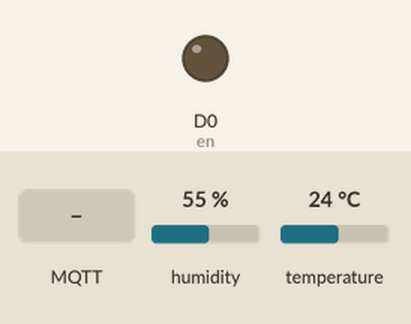
Simulated run of this sketch. Board: ESP8266 (NodeMCU). Parts: output pins drawn as LEDs (lit = HIGH). The inputs (shaded band) are chosen by the test bench; at power-on: humidity 55 %, temperature 24 °C. WiFi joins after 1.5 s; servers stay silent unless stated; random numbers use the default seed unless the sketch sets one; no MQTT or app messages arrive unless stated; what the sketch prints to the serial monitor is not drawn.

Above: at 2.7 s.
2.8 s: MQTT message "on" arrives on the first subscribed topic
At 4.0 s:
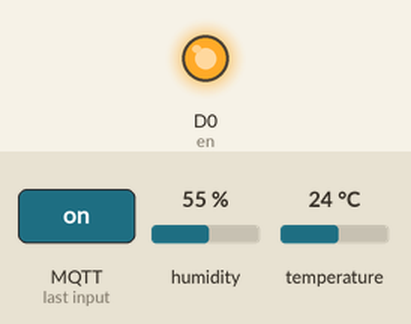
4.8 s: MQTT message "off" arrives on the first subscribed topic
At 6.3 s:
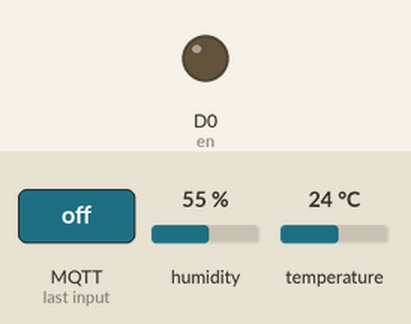
Timing chart, 0 to 7.8 s (numbered marks = the images above; inputs shaded):
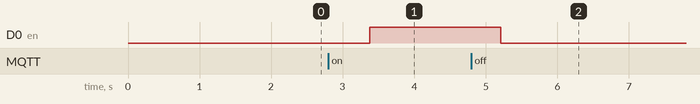

The sketch:

MQTT-PUBLISH.ino
```cpp
#include <ESP8266WiFi.h>
#include <WiFiClientSecure.h>
#include <PubSubClient.h>
#include "ThingSpeak.h"
#include<DHT.h>
const char* ssid = "Lord of the ping";
const char* password = "Lonesomecowboys";
const char* mqtt_server = "b3fe1e12e91a4f85a9f2e2c013188600.s1.eu.hivemq.cloud";
const char* mqtt_username = "hammad2480";
const char* mqtt_password = "pcgtx260A";
const int mqtt_port =8883;
void wifiSetup();
void reconnect();
WiFiClientSecure esp1;
WiFiClient  client1;
PubSubClient client(esp1);
unsigned long myChannelNumber = 1;
const char * myWriteAPIKey = "XWYHX423Y02SBEAO";
int dhtPin=D2;
#define Type DHT11;
DHT HT(dhtPin,DHT11);
float t;
float h;
String temp;
String hum;
int en=D0;
int in1=D1;
int in2=D3;


static const char *root_ca PROGMEM = R"EOF(
-----BEGIN CERTIFICATE-----
MIIFazCCA1OgAwIBAgIRAIIQz7DSQONZRGPgu2OCiwAwDQYJKoZIhvcNAQELBQAw
TzELMAkGA1UEBhMCVVMxKTAnBgNVBAoTIEludGVybmV0IFNlY3VyaXR5IFJlc2Vh
cmNoIEdyb3VwMRUwEwYDVQQDEwxJU1JHIFJvb3QgWDEwHhcNMTUwNjA0MTEwNDM4
WhcNMzUwNjA0MTEwNDM4WjBPMQswCQYDVQQGEwJVUzEpMCcGA1UEChMgSW50ZXJu
ZXQgU2VjdXJpdHkgUmVzZWFyY2ggR3JvdXAxFTATBgNVBAMTDElTUkcgUm9vdCBY
MTCCAiIwDQYJKoZIhvcNAQEBBQADggIPADCCAgoCggIBAK3oJHP0FDfzm54rVygc
h77ct984kIxuPOZXoHj3dcKi/vVqbvYATyjb3miGbESTtrFj/RQSa78f0uoxmyF+
0TM8ukj13Xnfs7j/EvEhmkvBioZxaUpmZmyPfjxwv60pIgbz5MDmgK7iS4+3mX6U
A5/TR5d8mUgjU+g4rk8Kb4Mu0UlXjIB0ttov0DiNewNwIRt18jA8+o+u3dpjq+sW
T8KOEUt+zwvo/7V3LvSye0rgTBIlDHCNAymg4VMk7BPZ7hm/ELNKjD+Jo2FR3qyH
B5T0Y3HsLuJvW5iB4YlcNHlsdu87kGJ55tukmi8mxdAQ4Q7e2RCOFvu396j3x+UC
B5iPNgiV5+I3lg02dZ77DnKxHZu8A/lJBdiB3QW0KtZB6awBdpUKD9jf1b0SHzUv
KBds0pjBqAlkd25HN7rOrFleaJ1/ctaJxQZBKT5ZPt0m9STJEadao0xAH0ahmbWn
OlFuhjuefXKnEgV4We0+UXgVCwOPjdAvBbI+e0ocS3MFEvzG6uBQE3xDk3SzynTn
jh8BCNAw1FtxNrQHusEwMFxIt4I7mKZ9YIqioymCzLq9gwQbooMDQaHWBfEbwrbw
qHyGO0aoSCqI3Haadr8faqU9GY/rOPNk3sgrDQoo//fb4hVC1CLQJ13hef4Y53CI
rU7m2Ys6xt0nUW7/vGT1M0NPAgMBAAGjQjBAMA4GA1UdDwEB/wQEAwIBBjAPBgNV
HRMBAf8EBTADAQH/MB0GA1UdDgQWBBR5tFnme7bl5AFzgAiIyBpY9umbbjANBgkq
hkiG9w0BAQsFAAOCAgEAVR9YqbyyqFDQDLHYGmkgJykIrGF1XIpu+ILlaS/V9lZL
ubhzEFnTIZd+50xx+7LSYK05qAvqFyFWhfFQDlnrzuBZ6brJFe+GnY+EgPbk6ZGQ
3BebYhtF8GaV0nxvwuo77x/Py9auJ/GpsMiu/X1+mvoiBOv/2X/qkSsisRcOj/KK
NFtY2PwByVS5uCbMiogziUwthDyC3+6WVwW6LLv3xLfHTjuCvjHIInNzktHCgKQ5
ORAzI4JMPJ+GslWYHb4phowim57iaztXOoJwTdwJx4nLCgdNbOhdjsnvzqvHu7Ur
TkXWStAmzOVyyghqpZXjFaH3pO3JLF+l+/+sKAIuvtd7u+Nxe5AW0wdeRlN8NwdC
jNPElpzVmbUq4JUagEiuTDkHzsxHpFKVK7q4+63SM1N95R1NbdWhscdCb+ZAJzVc
oyi3B43njTOQ5yOf+1CceWxG1bQVs5ZufpsMljq4Ui0/1lvh+wjChP4kqKOJ2qxq
4RgqsahDYVvTH9w7jXbyLeiNdd8XM2w9U/t7y0Ff/9yi0GE44Za4rF2LN9d11TPA
mRGunUHBcnWEvgJBQl9nJEiU0Zsnvgc/ubhPgXRR4Xq37Z0j4r7g1SgEEzwxA57d
emyPxgcYxn/eR44/KJ4EBs+lVDR3veyJm+kXQ99b21/+jh5Xos1AnX5iItreGCc=
-----END CERTIFICATE-----
)EOF";
void setup() {
Serial.begin(115200);
   digitalWrite(in1,LOW);
    digitalWrite(in2,HIGH);
    analogWrite(en,0);
HT.begin();
wifiSetup();
  #ifdef ESP8266
    esp1.setInsecure();
  #else
    esp1.setCACert(root_ca);
  #endif
  client.setServer(mqtt_server, 8883);
  client.setCallback(Message);
    ThingSpeak.begin(client1);
}

void loop() {
 if (!client.connected()) reconnect(); // check if client is connected
  client.loop();
  t=HT.readTemperature();
  h=HT.readHumidity();

  temp=String(t);
  hum=String(h);


  client.publish("Temperature",temp.c_str());


    client.publish("Humidity",hum.c_str());
    ThingSpeak.setField(1, t);
    ThingSpeak.writeFields(myChannelNumber, myWriteAPIKey);
       ThingSpeak.setField(2, h);
    ThingSpeak.writeFields(myChannelNumber, myWriteAPIKey);

}

void wifiSetup(){
    WiFi.begin(ssid,password);
  Serial.begin(115200);
  while(WiFi.status()!=WL_CONNECTED)
  {
    Serial.print(".");
    delay(500);
  }
  Serial.println("");
  Serial.print("IP Address: ");
  Serial.println(WiFi.localIP());
}
void Message(char* topic, byte* payload, unsigned int length){
  String messageIn="";
    Serial.print("Message arrived [");
    Serial.print(topic);
    Serial.print("] ");

  for (int i = 0; i < length; i++) {
          messageIn+=(char)payload[i];
  }
  Serial.println(messageIn);
  if(strcmp(messageIn.c_str(),"on")==0)
  {
    digitalWrite(in1,LOW);

    digitalWrite(in2,HIGH);
    analogWrite(en,255);

    }
     if(strcmp(messageIn.c_str(),"off")==0)
  {
    digitalWrite(in1,LOW);
    digitalWrite(in2,HIGH);
    analogWrite(en,0);

    }

  }
   void reconnect()
   {
   // Loop until we're reconnected
  while (!client.connected()) {
    Serial.print("Attempting MQTT connection...");
    String clientId = "ESP8266Client-";   // Create a random client ID
    clientId += String(random(0xffff), HEX);
    // Attempt to connect
    if (client.connect(clientId.c_str(), mqtt_username, mqtt_password)) {
      Serial.println("connected");
      client.subscribe("fan");


    } else {
      Serial.print("failed, rc=");
      Serial.print(client.state());
      Serial.println(" try again in 5 seconds");   // Wait 5 seconds before retrying
      delay(5000);
    }
  }
  }
```

Measured:
- after the input at 2.8 s, D0 (en): LOW → HIGH after 0.58 s
- after the input at 4.8 s, D0 (en): HIGH → LOW after 0.41 s
